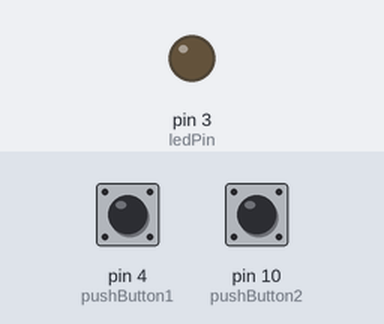
Bench run of a sketch on a simulated Arduino Uno, built with avr-gcc and run on an emulated ATmega328P. Parts: output pins drawn as LEDs (lit = HIGH). The inputs (shaded band) are chosen by the test bench; at power-on: pin 4 (pushButton1) HIGH, pin 10 (pushButton2) HIGH.

Above: at 1.2 s.
1.3 s: pin 4 (pushButton1) pulled LOW for 0.15 s
At 2.3 s:
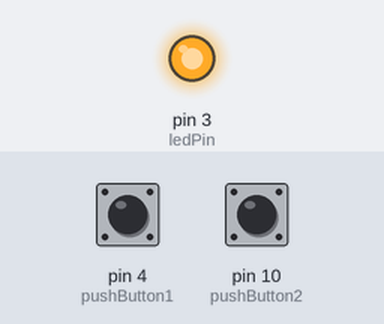
2.9 s: pin 10 (pushButton2) pulled LOW for 0.15 s
At 3.5 s:
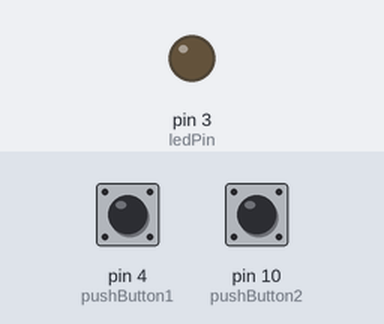
4.5 s: pin 4 (pushButton1) pulled LOW for 1 s
At 5.9 s:
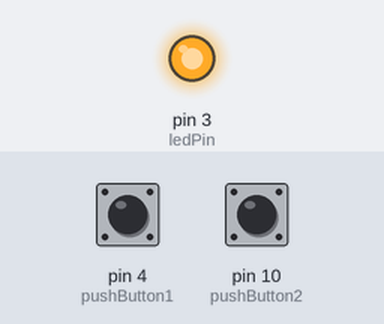
7.0 s: pin 4 (pushButton1) driven LOW and pin 10 (pushButton2) driven LOW
At 8.1 s:
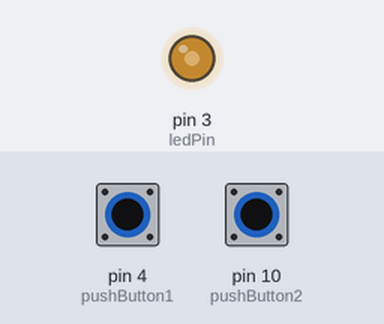
8.5 s: pin 10 (pushButton2) driven HIGH
At 10.0 s:
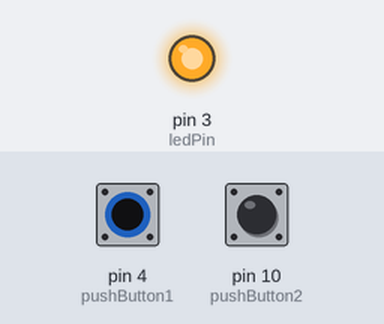
Timing chart, 0 to 11.0 s (numbered marks = the images above; inputs shaded):
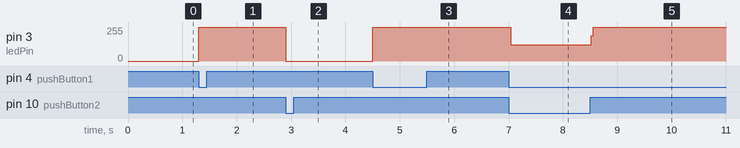

Measured:
- after the input at 1.3 s, pin 3 (ledPin): 0/255 → 255/255 at once
- after the input at 2.9 s, pin 3 (ledPin): 255/255 → 0/255 at once
- after the input at 4.5 s, pin 3 (ledPin): 0/255 → 255/255 at once
- after the input at 7.0 s, pin 3 (ledPin): 255/255 → 122/255 at once
- after the input at 8.5 s, pin 3 (ledPin): 122/255 → 255/255 at once

The sketch:

digitalinput.ino
```cpp
int ledPin = 3;
int pushButton1 = 4;
int pushButton2 = 10;

byte led = 0;
void setup() {
  // put your setup code here, to run once:
  pinMode(ledPin, OUTPUT);
  pinMode(pushButton1, INPUT_PULLUP);
  pinMode(pushButton2, INPUT_PULLUP);
}

void loop() {
  // put your main code here, to run repeatedly:
  if (digitalRead(pushButton1) == LOW)
  {
    digitalWrite(ledPin, HIGH);
  } if (digitalRead(pushButton2) == LOW)
  {
    digitalWrite(ledPin, LOW);
  }
}
```
